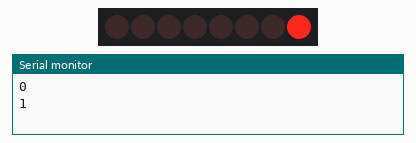
A sketch run on a simulated Arduino Uno, built with avr-gcc and run on an emulated ATmega328P. Parts: 8 shift-register outputs drawn as a row of LEDs (first output left, lit = HIGH), the last lines printed to the serial monitor. Wiring (inferred from the names in the program): shift register (74HC595): data pin 3; shift clock pin 13; latch pin 10. Wiring (inferred from the signals the program sends): row of LEDs: on Q0, Q1, Q2, Q3, Q4, Q5, Q6, Q7.

Above: at 1.15 s.
At 5.96 s:
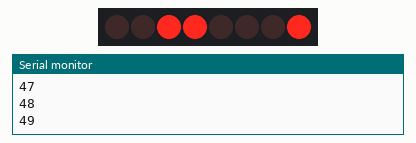
At 10.77 s:
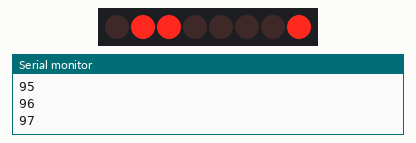
At 20.5 s:
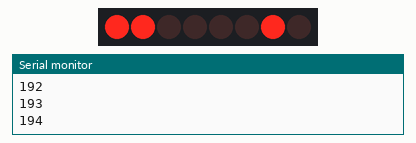
At 30.22 s:
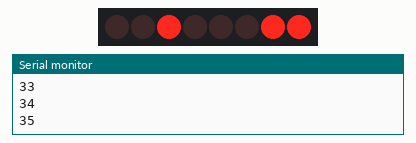
At 39.95 s:
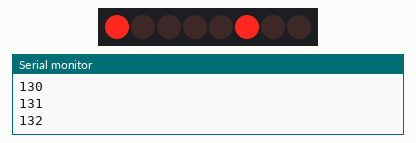
Timing chart, 0 to 40.0 s (numbered marks = the images above):
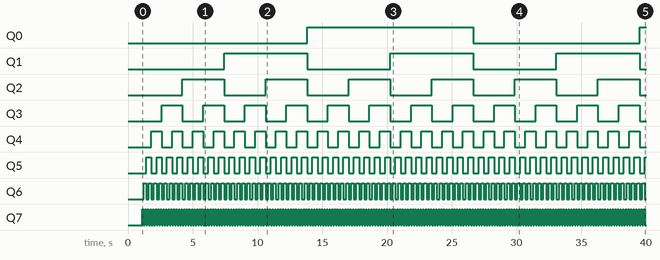

The sketch:

one.ino
```cpp
//**************************************************************//
//  Name    : shiftOutCode, Hello World
//  Author  : Carlyn Maw,Tom Igoe, David A. Mellis
//  Date    : 25 Oct, 2006
//  Modified: 23 Mar 2010
//  Version : 2.0
//  Notes   : Code for using a 74HC595 Shift Register           //
//          : to count from 0 to 255
//****************************************************************

const int dataPin  = 3;  // DS
const int clockPin = 13; // SH_CP
const int latchPin = 10; // ST_CP

void setup() {
  pinMode(dataPin, OUTPUT);
  pinMode(clockPin, OUTPUT);
  pinMode(latchPin, OUTPUT);

  Serial.begin(9600);
  while (! Serial);
  delay(1000);
}

void loop() {
  //count up routine
  for (int j = 0; j < 256; j++) {
    //ground latchPin and hold low for as long as you are transmitting
    digitalWrite(latchPin, LOW);
    shiftOut(dataPin, clockPin, LSBFIRST, j);
    //return the latch pin high to signal chip that it
    //no longer needs to listen for information
    digitalWrite(latchPin, HIGH);
    Serial.println(j);
    delay(100);
  }
}
```

Measured:
- by itself, Q0: LOW → HIGH at 13.8 s, → LOW 12.8 s later, → HIGH 12.8 s later
- by itself, Q1: alternates HIGH for 6.4 s and LOW for 6.4 s
- by itself, Q2: alternates HIGH for 3.2 s and LOW for 3.2 s
- by itself, Q3: alternates HIGH for 1.6 s and LOW for 1.6 s
- by itself, Q4: alternates HIGH for 0.80 s and LOW for 0.80 s
- by itself, Q5: alternates HIGH for 0.40 s and LOW for 0.40 s
- by itself, Q6: alternates HIGH for 0.20 s and LOW for 0.20 s
- by itself, Q7: alternates HIGH for 0.10 s and LOW for 0.10 s
